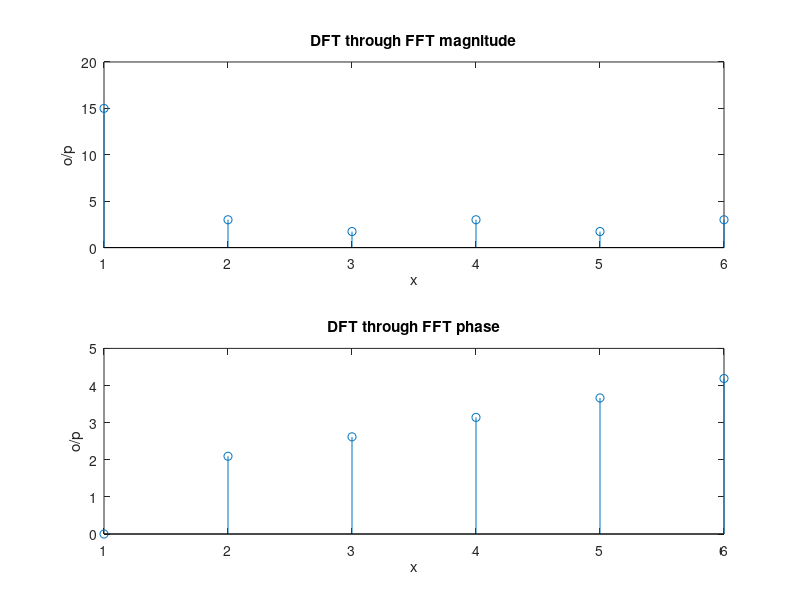

This figure's MATLAB source:
% @Author:Balasubramanyam Evani
% EC1634 DSP LAB
% DFT using in built fft function

x = [1 , 2 , 2 , 3 , 3 , 4];
y = fft(x);
p = unwrap(angle(y));
m = abs(y);
subplot(2,1,1),stem(m),xlabel('x'),ylabel('o/p'),title('DFT through FFT magnitude');
subplot(2,1,2),stem(p),xlabel('x'),ylabel('o/p'),title('DFT through FFT phase');